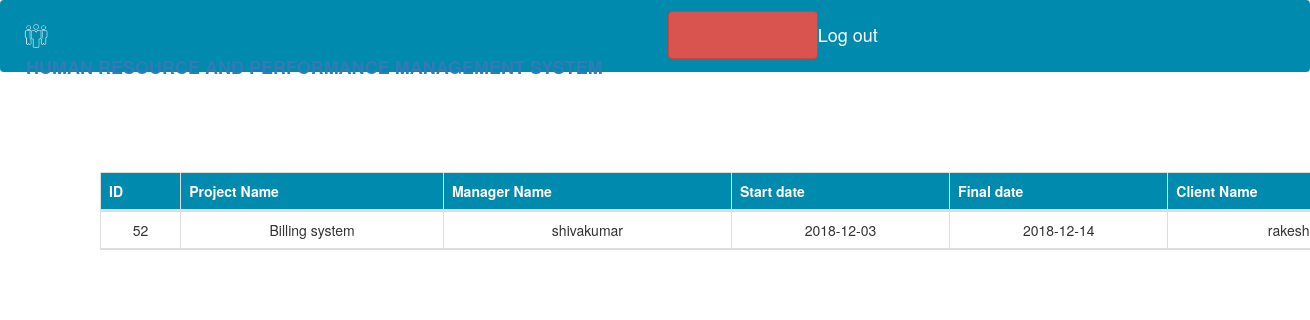
/Admin/viewallproject.php (signed in), run on the app's committed database.
### tables this page shows
CREATE TABLE `employee` (
  `Emp_id` int(11) NOT NULL,
  `name` varchar(25) DEFAULT NULL,
  `address` varchar(50) DEFAULT NULL,
  `phone` decimal(10,0) DEFAULT NULL,
  `gender` varchar(6) DEFAULT NULL,
  `role` varchar(20) DEFAULT NULL,
  `Skill` varchar(20) DEFAULT NULL,
  `salary` int(11) DEFAULT NULL,
  `username` varchar(35) DEFAULT NULL,
  `password` varchar(15) DEFAULT NULL,
  `rateing` float DEFAULT NULL
);

CREATE TABLE `project` (
  `p_no` int(11) DEFAULT NULL,
  `p_name` varchar(30) DEFAULT NULL,
  `mgr_id` int(11) DEFAULT NULL,
  `start_date` date DEFAULT NULL,
  `fianl_date` date DEFAULT NULL,
  `client_id` int(11) DEFAULT NULL
);

CREATE TABLE `client` (
  `c_name` varchar(20) DEFAULT NULL,
  `username` varchar(40) DEFAULT NULL,
  `password` varchar(20) DEFAULT NULL,
  `phone` decimal(10,0) DEFAULT NULL,
  `address` varchar(35) DEFAULT NULL,
  `requirement` text,
  `client_id` int(11) NOT NULL
);

### Admin/viewallproject.php (the view, shortened to what this page needs)
<?php
    include "../db.php";
if (isset($_SESSION['Aid'])) {
    $query="SELECT p.p_no,p.p_name,e.name,p.start_date,p.fianl_date,c.c_name from employee e,project p,client c where c.client_id=p.client_id and e.emp_id=p.mgr_id;";
    $result=mysqli_query($mysqli,$query);
    }
else{
header("location:http://".$_SERVER['HTTP_HOST'].dirname($_SERVER['PHP_SELF'])."/login.php");
exit();
}
?>
<!DOCTYPE html>
<html lang="en">
<head>
    <link rel="stylesheet" href="../css/bootstrap.min.css">
    <link rel="stylesheet" href="../css/font-awesome-4.7.0/css/font-awesome.css">
</head>
<body>
    <nav class="navbar navbar-dark bg-cus">
  <a class="navbar-brand" href="#">
    <img src="../images/hiring-1-300x300.png" width="40" height="40" class="d-inline-block align-top" alt="">
     <b style="padding: 10px;">HUMAN RESOURCE AND PERFORMANCE MANAGEMENT SYSTEM</b>
      <ul class="nav nav-pills my-ul">
         <li class="nav-item">
          <a class="btn btn-danger" href="logout.php" role="button">Log out</a>
          </li>
      </ul>
  </a>
</nav>
        <table class="table table-bordered text-center container" style="margin:100px;">
       <thead>
           <tr>
               <th scope="col">ID</th>
               <th scope="col">Project Name</th>
               <th scope="col">Manager Name</th>
               <th scope="col">Start date</th>
               <th scope="col">Final date</th>
               <th scope="col">Client Name</th>
           </tr>
       </thead>
       <tbody>
             <?php
     while ($row=mysqli_fetch_assoc($result)){
           echo "<tr>";
               echo "<td>".$row['p_no']."</td>";
               echo "<td>".$row['p_name']."</td>";
               echo "<td>".$row['name']."</td>";
               echo "<td>".$row['start_date']."</td>";
               echo "<td>".$row['fianl_date']."</td>";
               echo "<td>".$row['c_name']."</td>";
           echo "</tr>";
     }
?>
       </tbody>
   </table>
    </body>
</html>

### Admin/viewallproject.php (style rules this page uses)
.my-ul li { padding: 10px; }
.my-ul li a { width: 150px; font-size: 18px; }
.bg-cus { background-color:#008aad; }
th { background-color:#008aad; color: white; }

### data on the page
employee: project.p_no "52", project.p_name "Billing system", name "shivakumar", project.start_date "2018-12-03", project.fianl_date "2018-12-14", client.c_name "rakesh"
